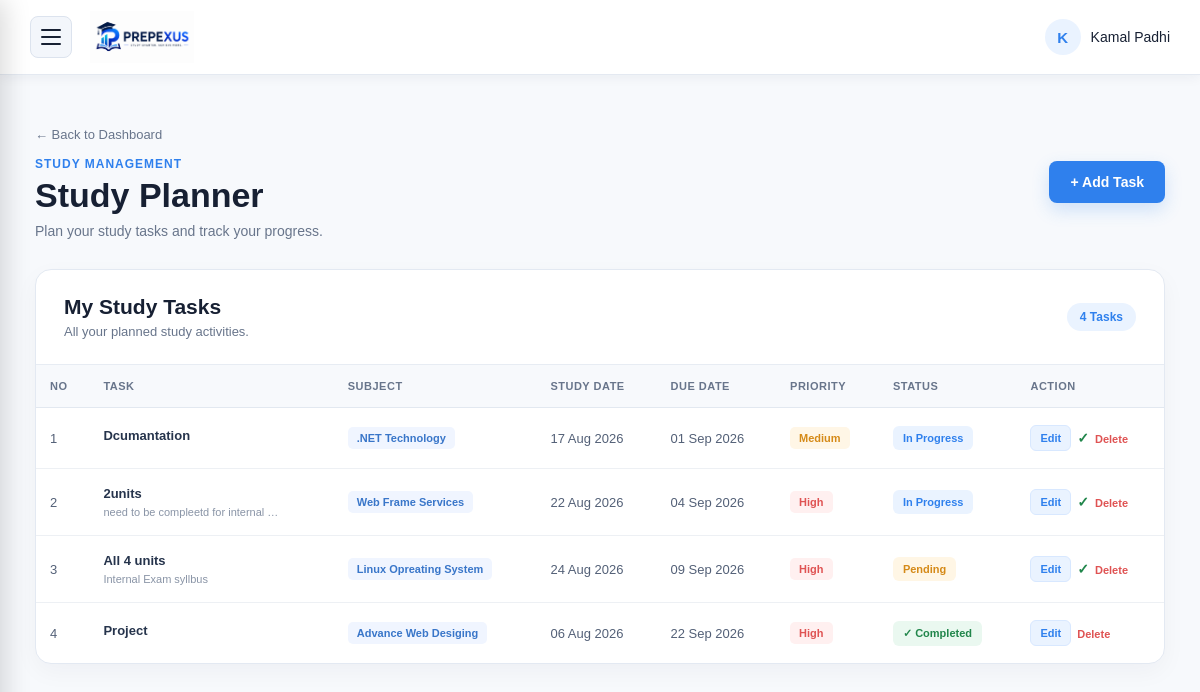
Screenshot of /studyplanner.php (signed in) with the database file from the repository.
### tables this page shows
CREATE TABLE `tasks` (
  `id` int(11) NOT NULL,
  `user_id` int(11) NOT NULL,
  `subject_id` int(11) NOT NULL,
  `title` varchar(150) NOT NULL,
  `description` varchar(255) NOT NULL,
  `study_date` date NOT NULL,
  `due_date` date NOT NULL,
  `priority` varchar(20) NOT NULL,
  `status` varchar(20) NOT NULL
);

CREATE TABLE `subjects` (
  `id` int(11) NOT NULL,
  `user_id` int(11) NOT NULL,
  `subject_name` varchar(100) NOT NULL,
  `subject_code` varchar(30) NOT NULL,
  `credit` int(11) NOT NULL,
  `description` varchar(255) NOT NULL
);

### studyplanner.php (the view, shortened to what this page needs)
<?php
include "config/database.php";
$user_id = $_SESSION['user_id'];
$task_sql = "
    SELECT
        tasks.id,
        tasks.user_id,
        tasks.subject_id,
        tasks.title,
        tasks.description,
        tasks.study_date,
        tasks.due_date,
        tasks.priority,
        tasks.status,
        subjects.subject_name
    FROM tasks
    INNER JOIN subjects
        ON tasks.subject_id = subjects.id
    WHERE tasks.user_id = ?
    ORDER BY tasks.due_date ASC,
             tasks.id DESC
";
$stmt = mysqli_prepare(
    $conn,
    $task_sql
);
mysqli_stmt_bind_param(
    $stmt,
    "i",
    $user_id
);
mysqli_stmt_execute($stmt);
$task_result =
    mysqli_stmt_get_result($stmt);
$total_tasks =
    mysqli_num_rows($task_result);
?>
<!DOCTYPE html>
<html lang="en">
<head>
    <link
        rel="stylesheet"
        href="css/style.css"
    >
</head>
<body>
<nav class="dashboard-navbar">
    <div class="dashboard-left">
        <button
            class="menu-button"
            onclick="toggleSidebar()"
            type="button"
        >
            <span></span>
            <span></span>
            <span></span>
        </button>
        <a
            href="dashboard.php"
            class="dashboard-logo"
        >
            <img
                src="images/prepxus.png"
                alt="Prepexus Logo"
            >
        </a>
    </div>
    <div class="dashboard-user">
        <div class="user-avatar">
            <?php
            echo strtoupper(
                substr(
                    $_SESSION['user_name'],
                    0,
                    1
                )
            );
            ?>
        </div>
        <span>
            <?php
            echo htmlspecialchars(
                $_SESSION['user_name']
            );
            ?>
        </span>
    </div>
</nav>
<main class="planner-page">
    <div class="planner-header">
        <div>
            <a
                href="dashboard.php"
                class="back-button"
            >
                ← Back to Dashboard
            </a>
            <p class="dashboard-small-title">
                STUDY MANAGEMENT
            </p>
            <h1>
                Study Planner
            </h1>
            <p>
                Plan your study tasks and track your progress.
            </p>
        </div>
        <button
            class="add-task-button"
            onclick="showTaskForm()"
            type="button"
        >
            + Add Task
        </button>
    </div>
    <div class="task-list">
        <div class="task-list-header">
            <div>
                <h2>
                    My Study Tasks
                </h2>
                <p>
                    All your planned study activities.
                </p>
            </div>
            <span class="task-count">
                <?php echo $total_tasks; ?>
                <?php
                if ($total_tasks == 1) {
                    echo "Task";
                } else {
                    echo "Tasks";
                }
                ?>
            </span>
        </div>
        <?php if ($total_tasks > 0) { ?>
            <div class="task-table-container">
                <table class="task-table">
                    <thead>
                        <tr>
                            <th>No</th>
                            <th>Task</th>
                            <th>Subject</th>
                            <th>Study Date</th>
                            <th>Due Date</th>
                            <th>Priority</th>
                            <th>Status</th>
                            <th>Action</th>
                        </tr>
                    </thead>
                    <tbody>
                    <?php
                    $number = 1;
                    while (
                        $row =
                        mysqli_fetch_assoc(
                            $task_result
                        )
                    ) {
                        $title =
                            isset($row['title'])
                            ? $row['title']
                            : '';
                        $description =
                            isset($row['description'])
                            ? $row['description']
                            : '';
                        $subject_name =
                            isset($row['subject_name'])
                            ? $row['subject_name']
                            : '';
                        $study_date =
                            isset($row['study_date'])
                            ? $row['study_date']
                            : '';
                        $due_date =
                            isset($row['due_date'])
                            ? $row['due_date']
                            : '';
                        $priority =
                            isset($row['priority'])
                            ? $row['priority']
                            : '';
                        $status =
                            isset($row['status'])
                            ? $row['status']
                            : '';
                    ?>
                        <tr>
                            <td>
                                <?php
                                echo $number;
                                ?>
                            </td>
                            <td>
                                <div class="task-title">
                                    <?php
                                    echo htmlspecialchars(
                                        $title
                                    );
                                    ?>
                                </div>
                                <?php
                                if (
                                    $description != ""
                                ) {
                                ?>
                                    <div
                                        class="task-description"
                                    >
                                        <?php
                                        echo htmlspecialchars(
                                            $description
                                        );
                                        ?>
                                    </div>
                                <?php
                                }
                                ?>
                            </td>
                            <td>
                                <span
                                    class="task-subject"
                                >
                                    <?php
                                    echo htmlspecialchars(
                                        $subject_name
                                    );
                                    ?>
                                </span>
                            </td>
                            <td>
                                <?php
                                if (
                                    !empty($study_date)
                                ) {
                                    echo date(
                                        "d M Y",
                                        strtotime(
                                            $study_date
                                        )
                                    );
                                } else {
                                    echo "-";
                                }
                                ?>
                            </td>
                            <td>
                                <?php
                                if (
                                    !empty($due_date)
                                ) {
                                    echo date(
                                        "d M Y",
                                        strtotime(
                                            $due_date
                                        )
                                    );
                                } else {
                                    echo "-";
                                }
                                ?>
                            </td>
                            <td>
                                <?php
                                $priority_class =
                                    strtolower(
                                        $priority
                                    );
                                ?>
                                <span
                                    class="priority-badge
                                    priority-<?php
                                    echo $priority_class;
                                    ?>"
                                >
                                    <?php
                                    echo htmlspecialchars(
                                        $priority
                                    );
                                    ?>
                                </span>
                            </td>
                            <td>
                                <?php
                                $status_class =
                                    strtolower(
                                        str_replace(
                                            " ",
                                            "-",
                                            $status
                                        )
                                    );
                                ?>
                                <span
                                    class="status-badge
                                    status-<?php
                                    echo $status_class;
                                    ?>"
                                >
                                    <?php
                                    if (
                                        $status
                                        == "Completed"
                                    ) {
                                        echo "✓ ";
                                    }
                                    echo htmlspecialchars(
                                        $status
                                    );
                                    ?>
                                </span>
                            </td>
                            <td>
                                <div
                                    class="task-actions"
                                >
                                    <a
                                        href="studyplanner.php?edit=<?php
                                        echo $row['id'];
                                        ?>"
                                        class="task-edit-button"
                                    >
                                        Edit
                                    </a>
                                    <?php
                                    if (
                                        $status
                                        != "Completed"
                                    ) {
                                    ?>
                                        <form method="POST" style="display:inline;" onsubmit="return confirm('Mark this task as completed?');"><button type="submit" class="task-complete-button" style="background:none;border:none;padding:0;cursor:pointer;color:#21864b;font-weight:bold;font-size:14px;">&#10003;</button></form>
                                    <?php
                                    }
                                    ?>
                                    <form method="POST" style="display:inline;" onsubmit="return confirm('Are you sure you want to delete this task?');"><button type="submit" class="task-delete-button" style="background:none;border:none;padding:0;cursor:pointer;color:#df5353;font-weight:bold;font-size:11px;">Delete</button></form>
                                </div>
                            </td>
                        </tr>
                    <?php
                        $number++;
                    }
                    ?>
                    </tbody>
                </table>
            </div>
        <?php } ?>
    </div>
</main>
</body>
</html>

### rows the page displays
tasks: title "Dcumantation", subject.subject_name ".NET Technology", study_date "17 Aug 2026", due_date "01 Sep 2026", priority "Medium", status "In Progress"
tasks: title "2units", description "need to be compleetd for internal…", subject.subject_name "Web Frame Services", study_date "22 Aug 2026", due_date "04 Sep 2026", priority "High", status "In Progress"
tasks: title "All 4 units", description "Internal Exam syllbus", subject.subject_name "Linux Opreating System", study_date "24 Aug 2026", due_date "09 Sep 2026", priority "High", status "Pending"
tasks: title "Project", subject.subject_name "Advance Web Desiging", study_date "06 Aug 2026", due_date "22 Sep 2026", priority "High", status "Completed"

### other values shown
$_SESSION['user_name'] "Kamal Padhi"
$total_tasks "4"
